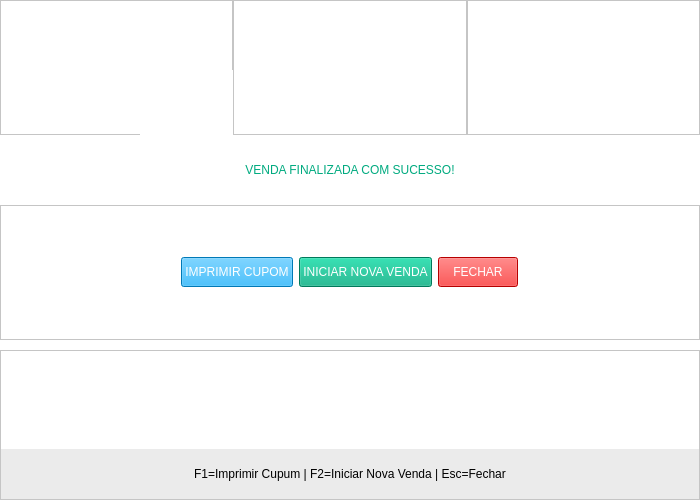
<?xml version="1.0" encoding="UTF-8"?>
<ui version="4.0">
 <class>MainWindow</class>
 <widget class="QMainWindow" name="MainWindow">
  <property name="windowModality">
   <enum>Qt::ApplicationModal</enum>
  </property>
  <property name="geometry">
   <rect>
    <x>0</x>
    <y>0</y>
    <width>700</width>
    <height>500</height>
   </rect>
  </property>
  <property name="minimumSize">
   <size>
    <width>700</width>
    <height>500</height>
   </size>
  </property>
  <property name="maximumSize">
   <size>
    <width>1100</width>
    <height>500</height>
   </size>
  </property>
  <property name="windowTitle">
   <string>MainWindow</string>
  </property>
  <property name="styleSheet">
   <string notr="true">background-color: rgb(240, 240, 240);</string>
  </property>
  <widget class="QWidget" name="centralwidget">
   <property name="minimumSize">
    <size>
     <width>700</width>
     <height>0</height>
    </size>
   </property>
   <layout class="QVBoxLayout" name="verticalLayout">
    <property name="leftMargin">
     <number>0</number>
    </property>
    <property name="topMargin">
     <number>0</number>
    </property>
    <property name="rightMargin">
     <number>0</number>
    </property>
    <property name="bottomMargin">
     <number>0</number>
    </property>
    <item>
     <widget class="QFrame" name="frame">
      <property name="styleSheet">
       <string notr="true">background-color: rgb(255, 255, 255);</string>
      </property>
      <property name="frameShape">
       <enum>QFrame::NoFrame</enum>
      </property>
      <property name="frameShadow">
       <enum>QFrame::Raised</enum>
      </property>
      <layout class="QVBoxLayout" name="verticalLayout_3">
       <property name="spacing">
        <number>10</number>
       </property>
       <property name="leftMargin">
        <number>0</number>
       </property>
       <property name="topMargin">
        <number>0</number>
       </property>
       <property name="rightMargin">
        <number>0</number>
       </property>
       <property name="bottomMargin">
        <number>0</number>
       </property>
       <item>
        <widget class="QFrame" name="frame_2">
         <property name="styleSheet">
          <string notr="true">background-color: rgb(255, 255, 255);</string>
         </property>
         <property name="frameShape">
          <enum>QFrame::NoFrame</enum>
         </property>
         <property name="frameShadow">
          <enum>QFrame::Raised</enum>
         </property>
         <layout class="QGridLayout" name="gridLayout">
          <property name="leftMargin">
           <number>0</number>
          </property>
          <property name="topMargin">
           <number>0</number>
          </property>
          <property name="rightMargin">
           <number>0</number>
          </property>
          <property name="bottomMargin">
           <number>0</number>
          </property>
          <property name="spacing">
           <number>0</number>
          </property>
          <item row="0" column="0">
           <widget class="QFrame" name="frame_9">
            <property name="frameShape">
             <enum>QFrame::StyledPanel</enum>
            </property>
            <property name="frameShadow">
             <enum>QFrame::Raised</enum>
            </property>
            <widget class="QLabel" name="Lb_Imagem">
             <property name="geometry">
              <rect>
               <x>140</x>
               <y>70</y>
               <width>700</width>
               <height>336</height>
              </rect>
             </property>
             <property name="text">
              <string/>
             </property>
             <property name="textFormat">
              <enum>Qt::AutoText</enum>
             </property>
             <property name="pixmap">
              <pixmap>../../img/VENDA.png</pixmap>
             </property>
             <property name="scaledContents">
              <bool>false</bool>
             </property>
             <property name="alignment">
              <set>Qt::AlignCenter</set>
             </property>
             <property name="wordWrap">
              <bool>false</bool>
             </property>
             <property name="margin">
              <number>0</number>
             </property>
             <property name="openExternalLinks">
              <bool>false</bool>
             </property>
             <property name="textInteractionFlags">
              <set>Qt::NoTextInteraction</set>
             </property>
            </widget>
           </widget>
          </item>
          <item row="0" column="1">
           <widget class="QFrame" name="frame_10">
            <property name="frameShape">
             <enum>QFrame::StyledPanel</enum>
            </property>
            <property name="frameShadow">
             <enum>QFrame::Raised</enum>
            </property>
            <layout class="QGridLayout" name="gridLayout_4">
             <item row="0" column="0">
              <widget class="QLabel" name="Lb_Imagem_2">
               <property name="text">
                <string/>
               </property>
               <property name="textFormat">
                <enum>Qt::AutoText</enum>
               </property>
               <property name="pixmap">
                <pixmap>img/venda.png</pixmap>
               </property>
               <property name="scaledContents">
                <bool>false</bool>
               </property>
               <property name="alignment">
                <set>Qt::AlignCenter</set>
               </property>
               <property name="wordWrap">
                <bool>false</bool>
               </property>
               <property name="margin">
                <number>0</number>
               </property>
               <property name="openExternalLinks">
                <bool>false</bool>
               </property>
               <property name="textInteractionFlags">
                <set>Qt::NoTextInteraction</set>
               </property>
              </widget>
             </item>
            </layout>
           </widget>
          </item>
          <item row="0" column="2">
           <widget class="QFrame" name="frame_11">
            <property name="frameShape">
             <enum>QFrame::StyledPanel</enum>
            </property>
            <property name="frameShadow">
             <enum>QFrame::Raised</enum>
            </property>
           </widget>
          </item>
         </layout>
        </widget>
       </item>
       <item>
        <widget class="QFrame" name="frame_3">
         <property name="maximumSize">
          <size>
           <width>16777215</width>
           <height>50</height>
          </size>
         </property>
         <property name="frameShape">
          <enum>QFrame::NoFrame</enum>
         </property>
         <property name="frameShadow">
          <enum>QFrame::Raised</enum>
         </property>
         <layout class="QGridLayout" name="gridLayout_2">
          <property name="leftMargin">
           <number>0</number>
          </property>
          <property name="topMargin">
           <number>0</number>
          </property>
          <property name="rightMargin">
           <number>0</number>
          </property>
          <property name="bottomMargin">
           <number>0</number>
          </property>
          <property name="spacing">
           <number>0</number>
          </property>
          <item row="0" column="0">
           <widget class="QLabel" name="label">
            <property name="styleSheet">
             <string notr="true">background-color: rgb(255, 255, 255);
font: 57 italic 12pt &quot;Roboto&quot;;
color: rgb(0, 170, 127);</string>
            </property>
            <property name="text">
             <string>VENDA FINALIZADA COM SUCESSO!</string>
            </property>
            <property name="alignment">
             <set>Qt::AlignCenter</set>
            </property>
           </widget>
          </item>
         </layout>
        </widget>
       </item>
       <item>
        <widget class="QFrame" name="frame_4">
         <property name="frameShape">
          <enum>QFrame::NoFrame</enum>
         </property>
         <property name="frameShadow">
          <enum>QFrame::Raised</enum>
         </property>
         <layout class="QHBoxLayout" name="horizontalLayout">
          <property name="spacing">
           <number>0</number>
          </property>
          <property name="leftMargin">
           <number>0</number>
          </property>
          <property name="topMargin">
           <number>0</number>
          </property>
          <property name="rightMargin">
           <number>0</number>
          </property>
          <property name="bottomMargin">
           <number>0</number>
          </property>
          <item>
           <widget class="QFrame" name="frame_7">
            <property name="styleSheet">
             <string notr="true">background-color: rgb(255, 255, 255);</string>
            </property>
            <property name="frameShape">
             <enum>QFrame::StyledPanel</enum>
            </property>
            <property name="frameShadow">
             <enum>QFrame::Raised</enum>
            </property>
            <layout class="QVBoxLayout" name="verticalLayout_2">
             <property name="spacing">
              <number>0</number>
             </property>
             <property name="leftMargin">
              <number>0</number>
             </property>
             <property name="topMargin">
              <number>0</number>
             </property>
             <property name="rightMargin">
              <number>0</number>
             </property>
             <property name="bottomMargin">
              <number>0</number>
             </property>
             <item>
              <widget class="QFrame" name="frame_5">
               <property name="minimumSize">
                <size>
                 <width>0</width>
                 <height>50</height>
                </size>
               </property>
               <property name="frameShape">
                <enum>QFrame::NoFrame</enum>
               </property>
               <property name="frameShadow">
                <enum>QFrame::Raised</enum>
               </property>
               <layout class="QHBoxLayout" name="horizontalLayout_2">
                <item>
                 <spacer name="horizontalSpacer_2">
                  <property name="orientation">
                   <enum>Qt::Horizontal</enum>
                  </property>
                  <property name="sizeHint" stdset="0">
                   <size>
                    <width>332</width>
                    <height>20</height>
                   </size>
                  </property>
                 </spacer>
                </item>
                <item>
                 <widget class="QPushButton" name="Bt_Imprimir">
                  <property name="minimumSize">
                   <size>
                    <width>0</width>
                    <height>30</height>
                   </size>
                  </property>
                  <property name="styleSheet">
                   <string notr="true">background-color: rgb(0, 170, 255);
font: 75 10pt &quot;Arial&quot;;
color: rgb(255, 255, 255);</string>
                  </property>
                  <property name="text">
                   <string>IMPRIMIR CUPOM</string>
                  </property>
                 </widget>
                </item>
                <item>
                 <widget class="QPushButton" name="Bt_NovaVenda">
                  <property name="minimumSize">
                   <size>
                    <width>0</width>
                    <height>30</height>
                   </size>
                  </property>
                  <property name="styleSheet">
                   <string notr="true">background-color: rgb(0, 170, 127);
font: 75 10pt &quot;Arial&quot;;
color: rgb(255, 255, 255);</string>
                  </property>
                  <property name="text">
                   <string>INICIAR NOVA VENDA</string>
                  </property>
                 </widget>
                </item>
                <item>
                 <widget class="QPushButton" name="Bt_Cancela_venda">
                  <property name="minimumSize">
                   <size>
                    <width>0</width>
                    <height>30</height>
                   </size>
                  </property>
                  <property name="styleSheet">
                   <string notr="true">background-color: rgb(255, 0, 0);
font: 75 10pt &quot;Arial&quot;;
color: rgb(255, 255, 255);</string>
                  </property>
                  <property name="text">
                   <string>FECHAR</string>
                  </property>
                 </widget>
                </item>
                <item>
                 <spacer name="horizontalSpacer">
                  <property name="orientation">
                   <enum>Qt::Horizontal</enum>
                  </property>
                  <property name="sizeHint" stdset="0">
                   <size>
                    <width>332</width>
                    <height>20</height>
                   </size>
                  </property>
                 </spacer>
                </item>
               </layout>
              </widget>
             </item>
            </layout>
           </widget>
          </item>
         </layout>
        </widget>
       </item>
       <item>
        <widget class="QFrame" name="frame_8">
         <property name="maximumSize">
          <size>
           <width>16777215</width>
           <height>150</height>
          </size>
         </property>
         <property name="styleSheet">
          <string notr="true">background-color: rgb(255, 255, 255);</string>
         </property>
         <property name="frameShape">
          <enum>QFrame::StyledPanel</enum>
         </property>
         <property name="frameShadow">
          <enum>QFrame::Raised</enum>
         </property>
         <layout class="QVBoxLayout" name="verticalLayout_4">
          <property name="leftMargin">
           <number>0</number>
          </property>
          <property name="topMargin">
           <number>0</number>
          </property>
          <property name="rightMargin">
           <number>0</number>
          </property>
          <property name="bottomMargin">
           <number>0</number>
          </property>
          <item>
           <spacer name="verticalSpacer">
            <property name="orientation">
             <enum>Qt::Vertical</enum>
            </property>
            <property name="sizeHint" stdset="0">
             <size>
              <width>20</width>
              <height>89</height>
             </size>
            </property>
           </spacer>
          </item>
          <item>
           <widget class="QFrame" name="frame_6">
            <property name="minimumSize">
             <size>
              <width>0</width>
              <height>50</height>
             </size>
            </property>
            <property name="styleSheet">
             <string notr="true">background-color: rgb(235, 235, 235);</string>
            </property>
            <property name="frameShape">
             <enum>QFrame::NoFrame</enum>
            </property>
            <property name="frameShadow">
             <enum>QFrame::Raised</enum>
            </property>
            <layout class="QGridLayout" name="gridLayout_3">
             <property name="leftMargin">
              <number>0</number>
             </property>
             <property name="topMargin">
              <number>0</number>
             </property>
             <property name="rightMargin">
              <number>0</number>
             </property>
             <property name="bottomMargin">
              <number>0</number>
             </property>
             <property name="spacing">
              <number>0</number>
             </property>
             <item row="0" column="0">
              <widget class="QLabel" name="label_3">
               <property name="styleSheet">
                <string notr="true">font: 75 12pt &quot;MS Shell Dlg 2&quot;;</string>
               </property>
               <property name="text">
                <string>F1=Imprimir Cupum | F2=Iniciar Nova Venda | Esc=Fechar</string>
               </property>
               <property name="alignment">
                <set>Qt::AlignCenter</set>
               </property>
              </widget>
             </item>
            </layout>
           </widget>
          </item>
         </layout>
        </widget>
       </item>
      </layout>
     </widget>
    </item>
   </layout>
  </widget>
 </widget>
 <resources/>
 <connections/>
</ui>
